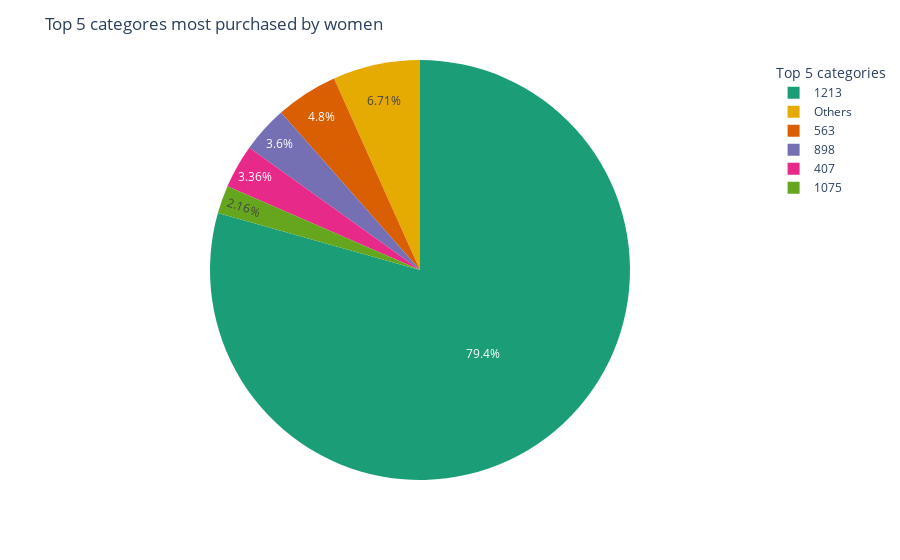

Notebook code for this chart:
### Code cell
x=dfmp.groupby('category_id').count()
x = x.iloc[:, 0:1]
x = x.rename(columns={"user_id": "Cat_count"})
x=x.reset_index()
x.sort_values('Cat_count',ascending=False,inplace=True)
new_df = x.iloc[5:]
s=new_df['Cat_count'].sum()
x = x.iloc[:5]
x['category_id'] = x['category_id'].astype(str)
x.loc[len(df)] = ['Others', s]
fig = px.pie(x, values='Cat_count', names='category_id', 
             color='category_id', color_discrete_sequence=px.colors.qualitative.Dark2,
             labels={'category_id': 'Category ID', 'Cat_count': 'Cat_Count'})
fig.update_layout(legend_title='Top 5 categories', title_text="Top 5 categores most purchased by women")

fig.show()

### Figure 1 — Plotly figure (JSON) as saved in the notebook; plotly's stock layout.template omitted (floating-point values rounded to 4 significant figures)
{"data": [{"customdata": [["1213"], ["563"], ["898"], ["407"], ["1075"], ["Others"]], "domain": {"x": [0, 1], "y": [0, 1]}, "hovertemplate": "Category ID=%{customdata[0]}<br>Cat_Count=%{value}<extra></extra>", "labels": ["1213", "563", "898", "407", "1075", "Others"], "legendgroup": "", "marker": {"colors": ["rgb(27,158,119)", "rgb(217,95,2)", "rgb(117,112,179)", "rgb(231,41,138)", "rgb(102,166,30)", "rgb(230,171,2)"]}, "name": "", "showlegend": true, "type": "pie", "values": [331, 20, 15, 14, 9, 28]}], "layout": {"legend": {"title": {"text": "Top 5 categories"}, "tracegroupgap": 0}, "margin": {"t": 60}, "piecolorway": ["rgb(27,158,119)", "rgb(217,95,2)", "rgb(117,112,179)", "rgb(231,41,138)", "rgb(102,166,30)", "rgb(230,171,2)", "rgb(166,118,29)", "rgb(102,102,102)"], "title": {"text": "Top 5 categores most purchased by women"}}}
